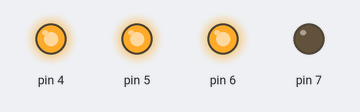
Simulated run of this sketch. Board: Arduino Uno, built with avr-gcc and run on an emulated ATmega328P. Parts: output pins drawn as LEDs (lit = HIGH).

Above: at 0.2 s.
At 1.2 s:
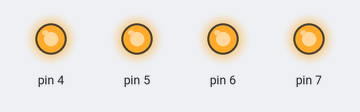
At 1.7 s:
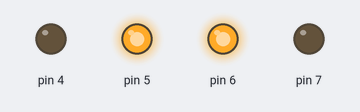
At 3.2 s:
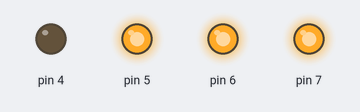
At 4.7 s:
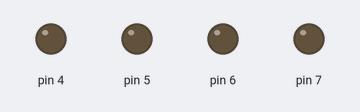
Timing chart, 0 to 5.8 s (numbered marks = the images above):
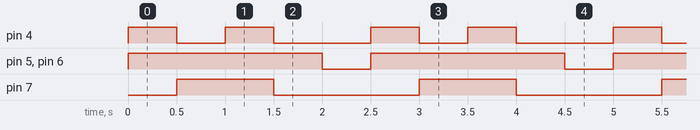

The sketch:

second-mution.ino
```cpp
#include <dfr_tank.h>

DFRTank tank;

void setup(){
  Serial.begin(9600);
  tank.init();
}

void loop(){
  // turn right
  move(255, -255);
  delay(500);
  // turn left
  move(-255, 255);
  delay(500);
  // forward
  move(255, 255);
  delay(500);
  // backwards
  move(-255, -255);
  delay(500);
  // stop
  tank.turnOffMotors();
  delay(500);
}

void move(int left, int right) {
  tank.setLeftMotorPWM(left);
  tank.setRightMotorPWM(right);
}
```

Measured:
- by itself, pin 4: repeats every 2.5 s: LOW 0.50 s, HIGH 0.50 s, LOW 1.0 s, HIGH 0.50 s
- by itself, pin 5, pin 6: alternates HIGH for 2.0 s and LOW for 0.50 s
- by itself, pin 7: alternates HIGH for 1.0 s and LOW for 1.5 s
